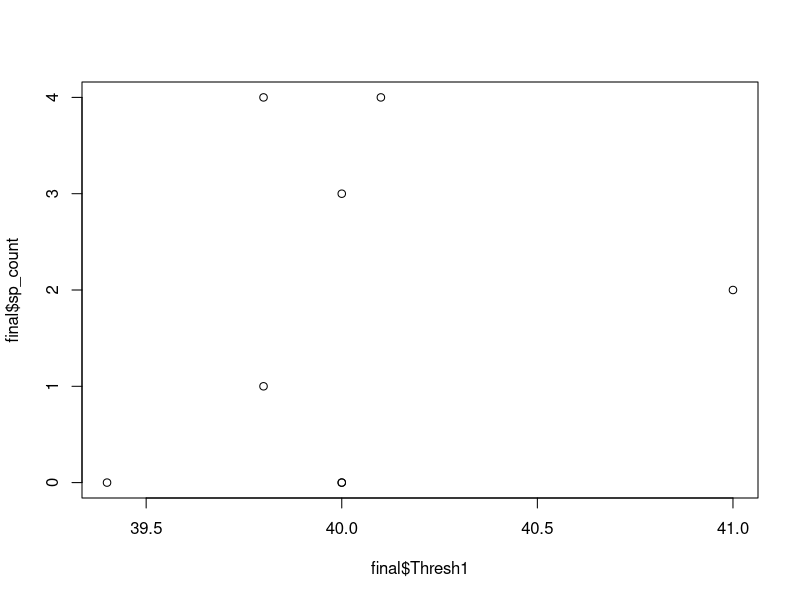
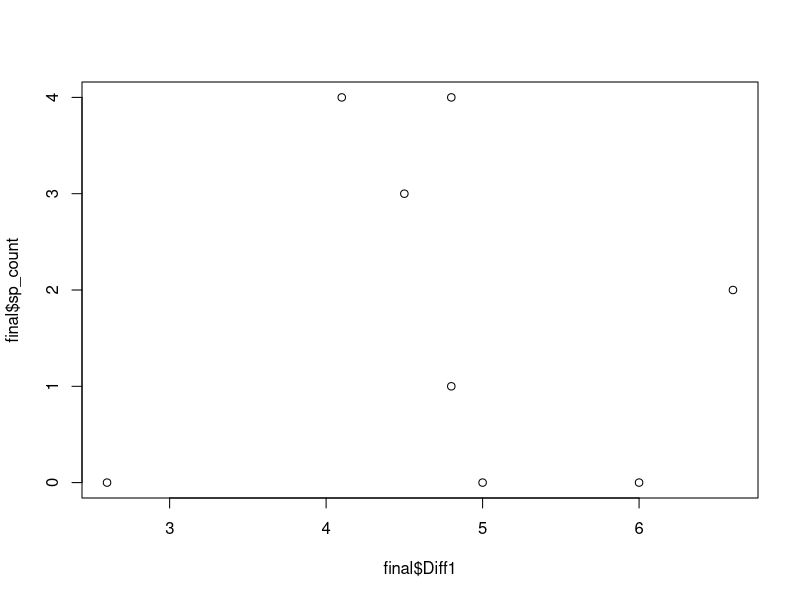
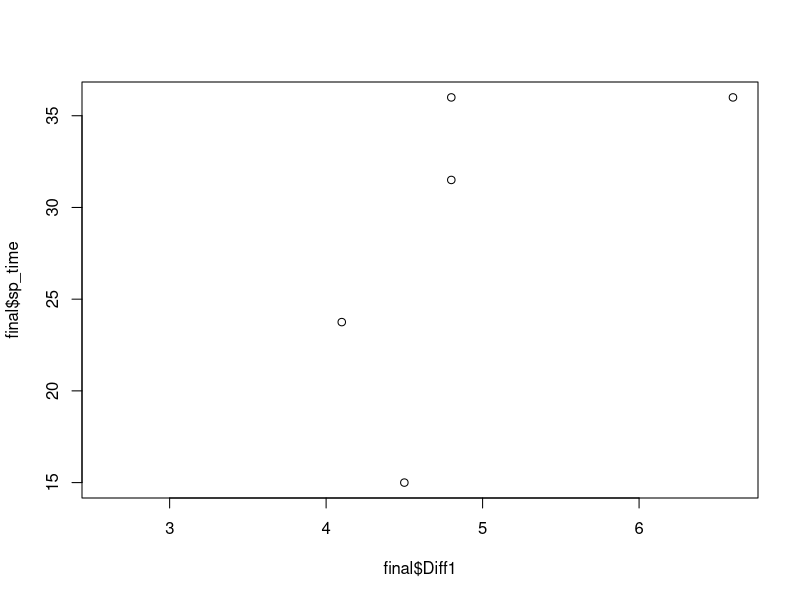
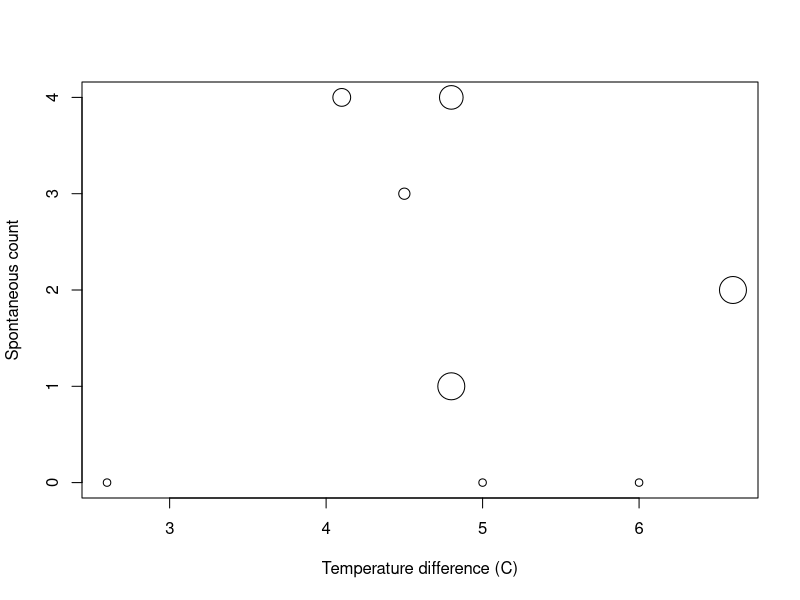
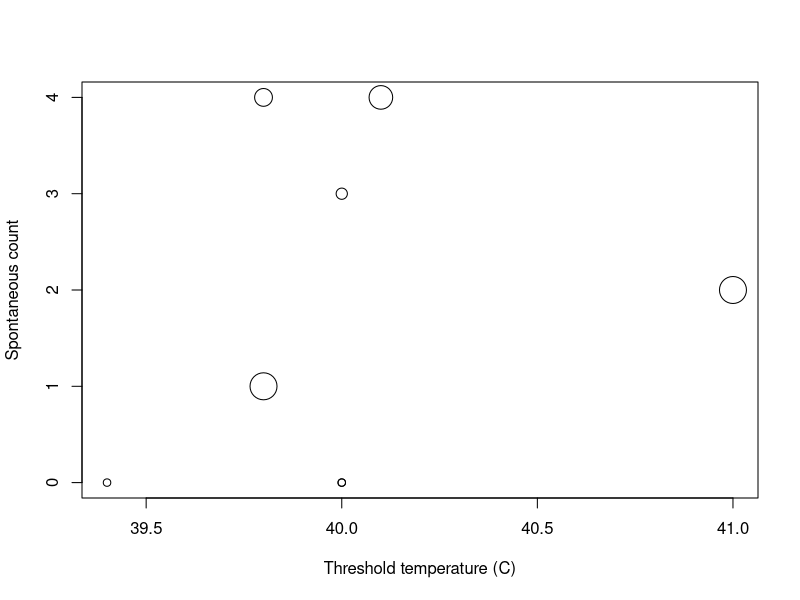
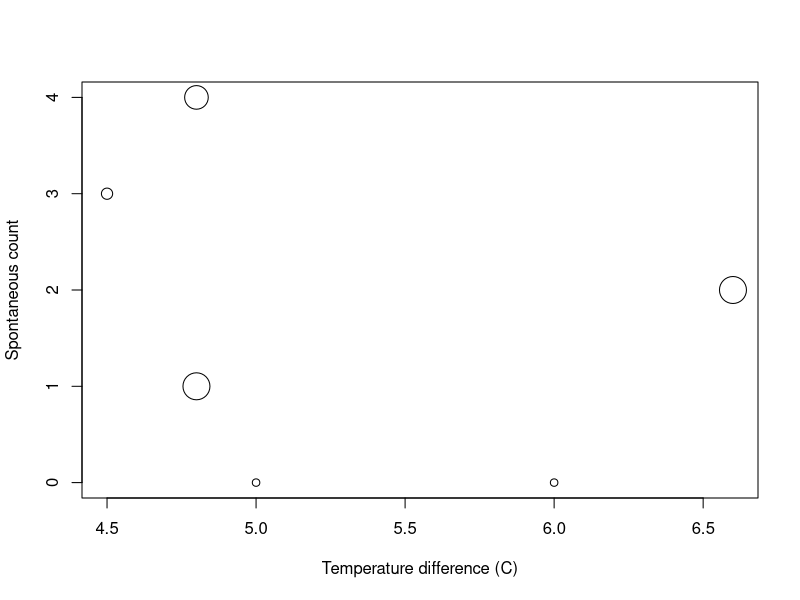
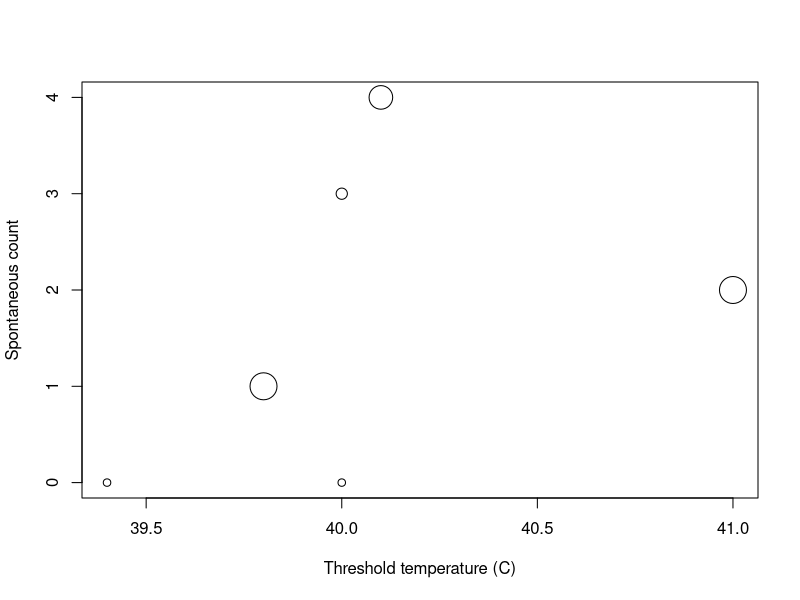

Generate these figures, in order, with R:
library(tidyverse)

setwd("/Users/nate/Dropbox/_ PHD/NGG 998 Data Collection/")

# Load data
sp <- read.csv("spontaneous.csv")
te <- read.csv("tempinduced.csv")

# -----------------------------------------------------------------------------
# 1. Clean data
# -----------------------------------------------------------------------------
# Take only the first 8 rows and first 3 columns of te
final <- te[1:8,1:3]

# Count number of spontaneous seizures and average seizure time for each 
# mouse ID
sp_count <- sp %>%
  group_by(mouse_ID) %>%
  summarise(sp_count = n(),
            sp_time = mean(elapsed_time_s))

# Join spontaneous count to final data frame
final <- left_join(final, sp_count, by = "mouse_ID")
final$sp_count[is.na(final$sp_count)] <- 0

# Make two-way scatter plots between variables
plot(final$Thresh1, final$sp_count)
plot(final$Diff1, final$sp_count)
plot(final$Diff1, final$sp_time)

# Take away ID's that were experimentally different
final2 <- filter(final, ! mouse_ID %in% c("NS2", "NS7"))

# -----------------------------------------------------------------------------
# 2. Test correlations 
# -----------------------------------------------------------------------------
cor.test(final$Thresh1, final$sp_count, method = "spearman")
# rho 
# 0.2848101 
# p-value 0.4942

cor.test(final$Diff1, final$sp_count, method = "spearman")
# rho 
# -0.2284647 
# p-value = 0.5863

cor.test(final2$Thresh1, final2$sp_count, method = "spearman")
# rho 
# 0.6323529  
# p-value 0.1779

cor.test(final2$Diff1, final2$sp_count, method = "spearman")
# rho 
# -0.5 
# p-value 0.3125


# -----------------------------------------------------------------------------
# 3. Scatter plots
# -----------------------------------------------------------------------------
final$sp_time_size <- final$sp_time
final$sp_time_size[is.na(final$sp_time_size)] <- 10
plot(final$Diff1, final$sp_count, cex = final$sp_time_size*0.1, 
     xlab = "Temperature difference (C)", ylab = "Spontaneous count")
plot(final$Thresh1, final$sp_count, cex = final$sp_time_size*0.1,
     xlab = "Threshold temperature (C)", ylab = "Spontaneous count")

final2$sp_time_size <- final2$sp_time
final2$sp_time_size[is.na(final2$sp_time_size)] <- 10
plot(final2$Diff1, final2$sp_count, cex = final2$sp_time_size*0.1, 
     xlab = "Temperature difference (C)", ylab = "Spontaneous count")
plot(final2$Thresh1, final2$sp_count, cex = final2$sp_time_size*0.1,
     xlab = "Threshold temperature (C)", ylab = "Spontaneous count")

